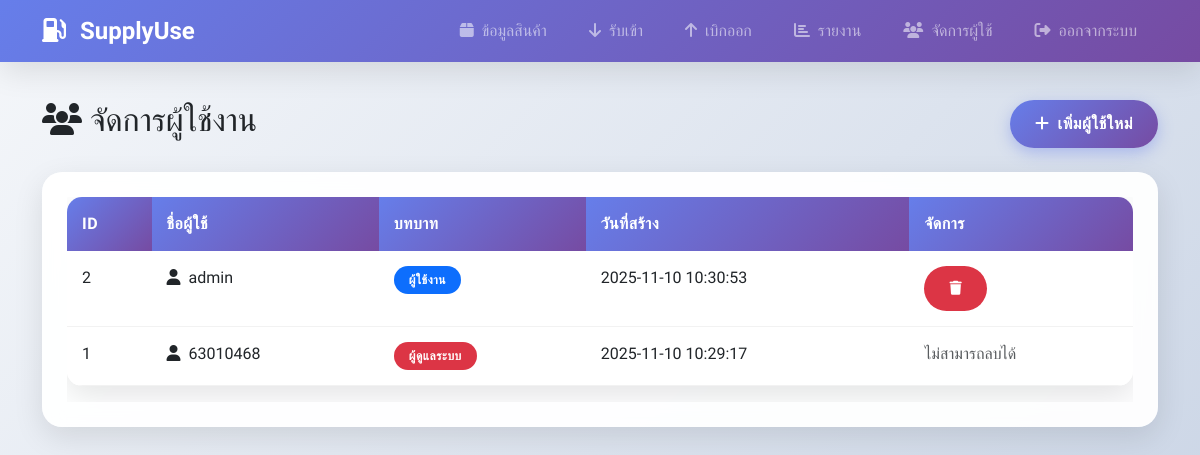
Page /users (signed in) on the earlier database version.
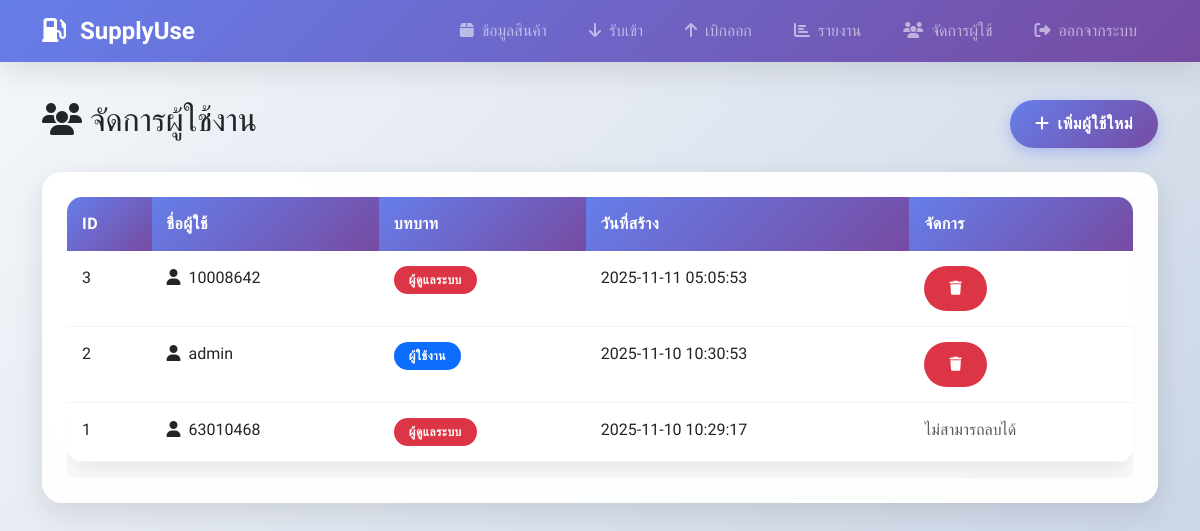
Same page on the later database version.
### tables this page shows
CREATE TABLE users (
            id INTEGER PRIMARY KEY AUTOINCREMENT,
            username TEXT UNIQUE NOT NULL,
            password TEXT NOT NULL,
            role TEXT DEFAULT 'user',
            created_at TIMESTAMP DEFAULT CURRENT_TIMESTAMP
        );

### app.py (the view)
@app.route('/users')
@login_required
def users():
    conn = sqlite3.connect('supply_inventory.db')
    c = conn.cursor()
    c.execute('SELECT * FROM users ORDER BY created_at DESC')
    users = c.fetchall()
    conn.close()
    return render_template('users.html', users=users)

### app.py (called while the page is built)
def login_required(f):
    @wraps(f)
    def decorated_function(*args, **kwargs):
        if 'logged_in' not in session:
            return redirect(url_for('login'))
        return f(*args, **kwargs)
    return decorated_function

### templates/users.html
{% extends "base.html" %}
{% block content %}
<div class="d-flex justify-content-between align-items-center mb-4">
    <h2><i class="fas fa-users me-2"></i>จัดการผู้ใช้งาน</h2>
    <a href="{{ url_for('add_user') }}" class="btn btn-primary">
        <i class="fas fa-plus me-2"></i>เพิ่มผู้ใช้ใหม่
    </a>
</div>
<div class="card">
    <div class="card-body">
        <div class="table-responsive">
            <table class="table table-hover">
                <thead>
                    <tr>
                        <th>ID</th>
                        <th>ชื่อผู้ใช้</th>
                        <th>บทบาท</th>
                        <th>วันที่สร้าง</th>
                        <th>จัดการ</th>
                    </tr>
                </thead>
                <tbody>
                    {% for user in users %}
                    <tr>
                        <td>{{ user[0] }}</td>
                        <td>
                            <i class="fas fa-user me-2"></i>{{ user[1] }}
                        </td>
                        <td>
                            {% if user[3] == 'admin' %}
                                <span class="badge bg-danger">ผู้ดูแลระบบ</span>
                            {% else %}
                                <span class="badge bg-primary">ผู้ใช้งาน</span>
                            {% endif %}
                        </td>
                        <td>{{ user[4][:19] if user[4] else '-' }}</td>
                        <td>
                            {% if user[1] != '63010468' %}
                            <form method="POST" action="{{ url_for('delete_user', user_id=user[0]) }}" class="d-inline"
                                  onsubmit="return confirm('คุณแน่ใจหรือไม่ที่จะลบผู้ใช้นี้?')">
                                <button type="submit" class="btn btn-danger btn-sm">
                                    <i class="fas fa-trash"></i>
                                </button>
                            </form>
                            {% else %}
                            <span class="text-muted">ไม่สามารถลบได้</span>
                            {% endif %}
                        </td>
                    </tr>
                    {% else %}
                    <tr>
                        <td colspan="5" class="text-center text-muted">ไม่มีข้อมูลผู้ใช้</td>
                    </tr>
                    {% endfor %}
                </tbody>
            </table>
        </div>
    </div>
</div>
{% endblock %}

Differences in the rows shown:
added users: id "3", username "10008642", role "ผู้ดูแลระบบ", created_at "2025-11-11 05:05:53"
